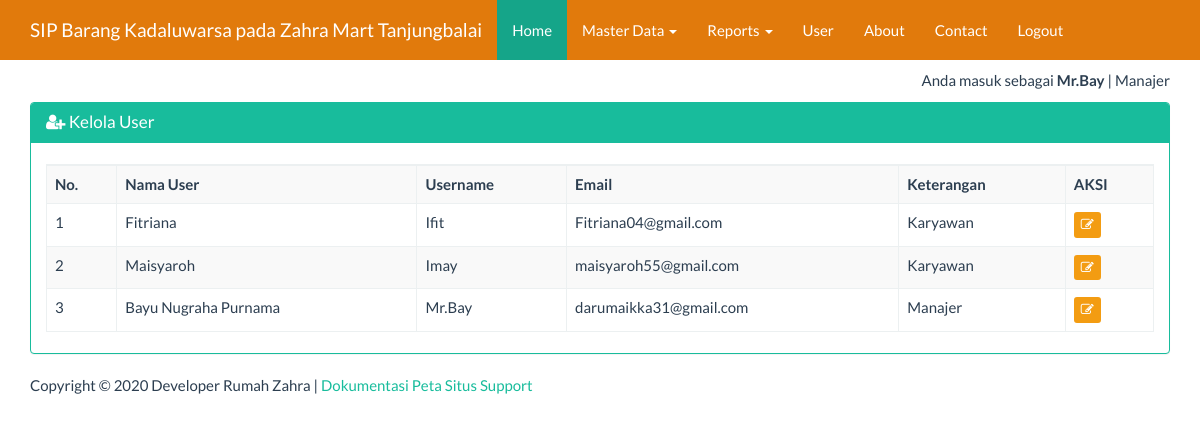
The app's page /index_admin.php?page=user&actions=tampil (signed in) with its own data.
### tables this page shows
CREATE TABLE `tbl_user` (
  `username` varchar(25) NOT NULL,
  `passwd` varchar(50) NOT NULL,
  `email` varchar(25) NOT NULL,
  `nama` varchar(50) NOT NULL,
  `level` int(5) NOT NULL,
  `ket` varchar(100) NOT NULL
);

### views/user_tampil.php (the view, shortened to what this page needs)
<div class="container">
    <div class="row">
        <div class="col-xs-12">
            <div class="panel panel-success">
                <div class="panel-heading">
                    <h3 class="panel-title"><span class="fa fa-user-plus"></span> Kelola User</h3>
                </div>
                <div class="panel-body">
                    <table id="dtskripsi" class="table table-bordered table-striped table-hover">
                        <tbody>
                          <tr>
                              <th>No.</th><th>Nama User</th><th>Username</th><th>Email</th><th>Keterangan</th><th>AKSI</th>
                          </tr>
                            <?php
                            $sql = "SELECT * FROM tbl_user";
                            $query = mysqli_query($koneksi, $sql) or die("SQL Anda Salah");
                            $nomor = 0;
                            while ($data = mysqli_fetch_array($query)) {
                                $nomor++;
                                ?>
                                <tr>
                                    <td><?= $nomor ?></td>
									                  <td><?= $data['nama'] ?></td>
									                  <td><?= $data['username'] ?></td>
									                  <td><?= $data['email'] ?></td>
                                    <td><?= $data['ket'] ?> </td>
                                    <td>
                                        <a href="?page=user&actions=edit&uid=<?= $data['username'] ?>" class="btn btn-warning btn-xs">
                                            <span class="fa fa-edit"></span>
                                        </a>
                                    </td>
                                </tr>
                            <?php } ?>
                        </tbody>
                    </table>
                </div>
            </div>
        </div>
    </div>
</div>

### index_admin.php (style rules this page uses)
body { margin-top:70px; }

### records on screen
tbl_user: nama "Fitriana", username "Ifit", email "Fitriana04@gmail.com", ket "Karyawan"
tbl_user: nama "Maisyaroh", username "Imay", email "maisyaroh55@gmail.com", ket "Karyawan"
tbl_user: nama "Bayu Nugraha Purnama", username "Mr.Bay", email "darumaikka31@gmail.com", ket "Manajer"

### other values on screen
$_SESSION['username'] "Mr.Bay"
$_SESSION['ket'] "Manajer"
